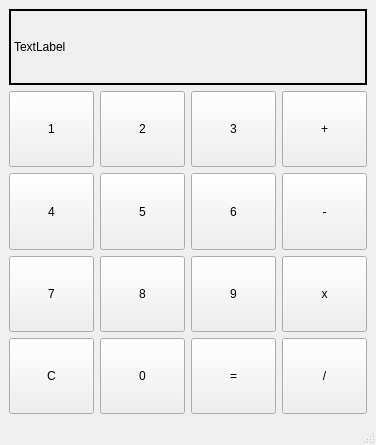
<?xml version="1.0" encoding="UTF-8"?>
<ui version="4.0">
 <class>MainWindow</class>
 <widget class="QMainWindow" name="MainWindow">
  <property name="geometry">
   <rect>
    <x>0</x>
    <y>0</y>
    <width>376</width>
    <height>445</height>
   </rect>
  </property>
  <property name="sizePolicy">
   <sizepolicy hsizetype="Minimum" vsizetype="Preferred">
    <horstretch>0</horstretch>
    <verstretch>0</verstretch>
   </sizepolicy>
  </property>
  <property name="windowTitle">
   <string>MainWindow</string>
  </property>
  <widget class="QWidget" name="centralwidget">
   <layout class="QGridLayout" name="gridLayout">
    <item row="1" column="2">
     <widget class="QPushButton" name="pushButton_6">
      <property name="sizePolicy">
       <sizepolicy hsizetype="Minimum" vsizetype="Preferred">
        <horstretch>0</horstretch>
        <verstretch>0</verstretch>
       </sizepolicy>
      </property>
      <property name="text">
       <string>3</string>
      </property>
     </widget>
    </item>
    <item row="3" column="0">
     <widget class="QPushButton" name="pushButton_7">
      <property name="sizePolicy">
       <sizepolicy hsizetype="Minimum" vsizetype="Preferred">
        <horstretch>0</horstretch>
        <verstretch>0</verstretch>
       </sizepolicy>
      </property>
      <property name="text">
       <string>7</string>
      </property>
     </widget>
    </item>
    <item row="3" column="1">
     <widget class="QPushButton" name="pushButton_8">
      <property name="sizePolicy">
       <sizepolicy hsizetype="Minimum" vsizetype="Preferred">
        <horstretch>0</horstretch>
        <verstretch>0</verstretch>
       </sizepolicy>
      </property>
      <property name="text">
       <string>8</string>
      </property>
     </widget>
    </item>
    <item row="2" column="3">
     <widget class="QPushButton" name="pushButton_11">
      <property name="sizePolicy">
       <sizepolicy hsizetype="Minimum" vsizetype="Preferred">
        <horstretch>0</horstretch>
        <verstretch>0</verstretch>
       </sizepolicy>
      </property>
      <property name="text">
       <string>-</string>
      </property>
     </widget>
    </item>
    <item row="2" column="0">
     <widget class="QPushButton" name="pushButton_5">
      <property name="sizePolicy">
       <sizepolicy hsizetype="Minimum" vsizetype="Preferred">
        <horstretch>0</horstretch>
        <verstretch>0</verstretch>
       </sizepolicy>
      </property>
      <property name="text">
       <string>4</string>
      </property>
     </widget>
    </item>
    <item row="1" column="0">
     <widget class="QPushButton" name="pushButton">
      <property name="sizePolicy">
       <sizepolicy hsizetype="Minimum" vsizetype="Preferred">
        <horstretch>0</horstretch>
        <verstretch>0</verstretch>
       </sizepolicy>
      </property>
      <property name="text">
       <string>1</string>
      </property>
     </widget>
    </item>
    <item row="2" column="1">
     <widget class="QPushButton" name="pushButton_2">
      <property name="sizePolicy">
       <sizepolicy hsizetype="Minimum" vsizetype="Preferred">
        <horstretch>0</horstretch>
        <verstretch>0</verstretch>
       </sizepolicy>
      </property>
      <property name="text">
       <string>5</string>
      </property>
     </widget>
    </item>
    <item row="1" column="3">
     <widget class="QPushButton" name="pushButton_10">
      <property name="sizePolicy">
       <sizepolicy hsizetype="Minimum" vsizetype="Preferred">
        <horstretch>0</horstretch>
        <verstretch>0</verstretch>
       </sizepolicy>
      </property>
      <property name="text">
       <string>+</string>
      </property>
     </widget>
    </item>
    <item row="1" column="1">
     <widget class="QPushButton" name="pushButton_4">
      <property name="sizePolicy">
       <sizepolicy hsizetype="Minimum" vsizetype="Preferred">
        <horstretch>0</horstretch>
        <verstretch>0</verstretch>
       </sizepolicy>
      </property>
      <property name="text">
       <string>2</string>
      </property>
     </widget>
    </item>
    <item row="3" column="2">
     <widget class="QPushButton" name="pushButton_9">
      <property name="enabled">
       <bool>true</bool>
      </property>
      <property name="sizePolicy">
       <sizepolicy hsizetype="Minimum" vsizetype="Preferred">
        <horstretch>0</horstretch>
        <verstretch>0</verstretch>
       </sizepolicy>
      </property>
      <property name="text">
       <string>9</string>
      </property>
     </widget>
    </item>
    <item row="2" column="2">
     <widget class="QPushButton" name="pushButton_3">
      <property name="sizePolicy">
       <sizepolicy hsizetype="Minimum" vsizetype="Preferred">
        <horstretch>0</horstretch>
        <verstretch>0</verstretch>
       </sizepolicy>
      </property>
      <property name="text">
       <string>6</string>
      </property>
     </widget>
    </item>
    <item row="3" column="3">
     <widget class="QPushButton" name="pushButton_12">
      <property name="sizePolicy">
       <sizepolicy hsizetype="Minimum" vsizetype="Preferred">
        <horstretch>0</horstretch>
        <verstretch>0</verstretch>
       </sizepolicy>
      </property>
      <property name="text">
       <string>x</string>
      </property>
     </widget>
    </item>
    <item row="0" column="0" colspan="4">
     <widget class="QLabel" name="label">
      <property name="frameShape">
       <enum>QFrame::WinPanel</enum>
      </property>
      <property name="text">
       <string>TextLabel</string>
      </property>
     </widget>
    </item>
    <item row="4" column="0">
     <widget class="QPushButton" name="pushButton_13">
      <property name="sizePolicy">
       <sizepolicy hsizetype="Minimum" vsizetype="Preferred">
        <horstretch>0</horstretch>
        <verstretch>0</verstretch>
       </sizepolicy>
      </property>
      <property name="text">
       <string>C</string>
      </property>
     </widget>
    </item>
    <item row="4" column="1">
     <widget class="QPushButton" name="pushButton_14">
      <property name="sizePolicy">
       <sizepolicy hsizetype="Minimum" vsizetype="Preferred">
        <horstretch>0</horstretch>
        <verstretch>0</verstretch>
       </sizepolicy>
      </property>
      <property name="text">
       <string>0</string>
      </property>
     </widget>
    </item>
    <item row="4" column="2">
     <widget class="QPushButton" name="pushButton_15">
      <property name="sizePolicy">
       <sizepolicy hsizetype="Minimum" vsizetype="Preferred">
        <horstretch>0</horstretch>
        <verstretch>0</verstretch>
       </sizepolicy>
      </property>
      <property name="text">
       <string>=</string>
      </property>
     </widget>
    </item>
    <item row="4" column="3">
     <widget class="QPushButton" name="pushButton_16">
      <property name="sizePolicy">
       <sizepolicy hsizetype="Minimum" vsizetype="Preferred">
        <horstretch>0</horstretch>
        <verstretch>0</verstretch>
       </sizepolicy>
      </property>
      <property name="text">
       <string>/</string>
      </property>
     </widget>
    </item>
   </layout>
  </widget>
  <widget class="QMenuBar" name="menubar">
   <property name="geometry">
    <rect>
     <x>0</x>
     <y>0</y>
     <width>376</width>
     <height>22</height>
    </rect>
   </property>
  </widget>
  <widget class="QStatusBar" name="statusbar"/>
 </widget>
 <resources/>
 <connections/>
</ui>
